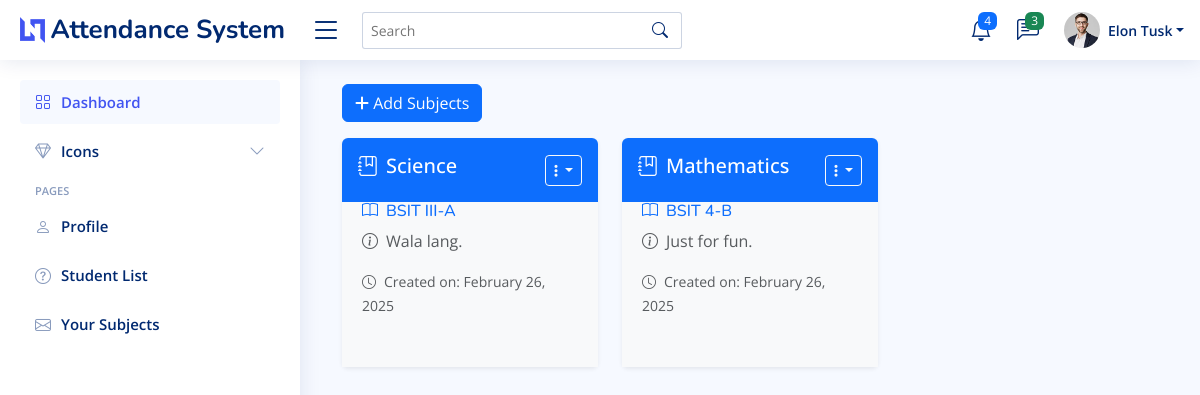
The page /teacher-subjects/ (signed in) on the database as committed earlier.
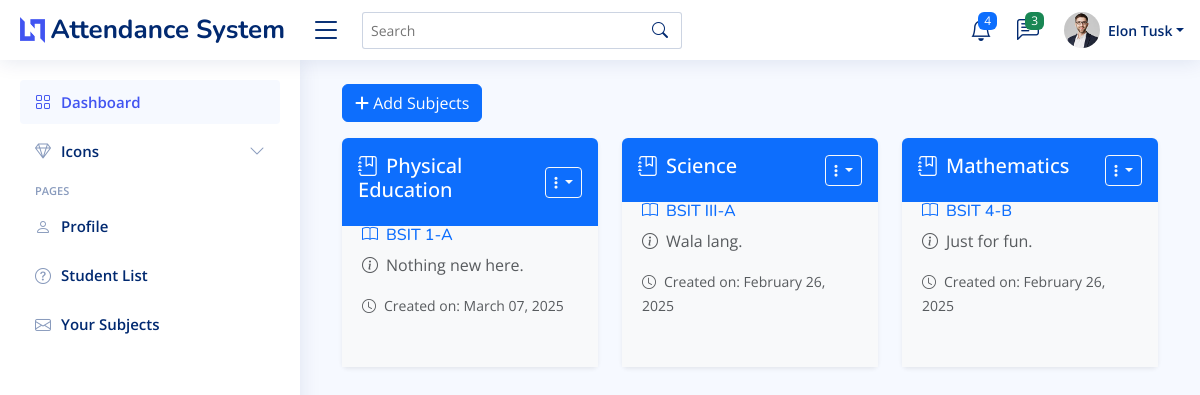
The same page on the database as committed later.
### myapp/models.py (models this page shows, shortened)
class Subject(models.Model):
    name = models.CharField(max_length=100)
    description = models.TextField(blank=True, null=True)
    course_year_section = models.CharField(max_length=100, default="default_course_year_section")
    teacher = models.ForeignKey(Teacher, on_delete=models.CASCADE, related_name="subjects")
    created_at = models.DateTimeField(auto_now_add=True)

### myapp/views.py (the view)
# urls.py: path("teacher-subjects/", views.teacher_subjects, name="teacher-subjects"),
def teacher_subjects(request):
    teacher_username = request.session.get('teacher_username')
    if not request.session.get('teacher_username'):
        return redirect('teacher-login')
    teacher = Teacher.objects.get(username= teacher_username)
    subjects = Subject.objects.filter(teacher=teacher).order_by('-created_at').values()
    return render(request, 'myapp/teacher_subjects.html', {'subjects': subjects})

### myapp/templates/myapp/teacher_subjects.html (shortened to what this page needs)
{% extends 'myapp/base.html' %}
{% load static %}
{% block content %}
<main id="main" class="main">
  <div class="container mt-1">
    <button type="button" class="btn btn-primary mb-3" data-bs-toggle="modal" data-bs-target="#verticalycentered">
      <i class="fa-solid fa-plus"></i> Add Subjects
    </button>
    <div class="row">
      {% for subject in subjects %}
      <div class="col-md-4 mb-4">
        <div class="card shadow-sm border-0 rounded h-100">
          <div class="d-flex align-items-center justify-content-between p-3 text-white fw-bold bg-primary rounded-top">
            <span class="h5"><i class="bi bi-journal-bookmark me-2"></i>{{ subject.name }}</span>
            <div class="dropdown">
              <button class="btn btn-outline-light btn-sm dropdown-toggle" type="button" data-bs-toggle="dropdown">
                <i class="fas fa-ellipsis-v"></i>
              </button>
            </div>
          </div>
          <div class="card-body bg-light text-dark">
            <h6 class="text-primary"><i class="bi bi-book me-2"></i>{{ subject.course_year_section }}</h6>
            <p class="text-muted"><i class="bi bi-info-circle me-2"></i>{{ subject.description|default:"No description available." }}</p>
            <small class="text-muted"><i class="bi bi-clock me-2"></i>Created on: {{ subject.created_at|date:"F d, Y" }}</small>
          </div>
        </div>
      </div>
      {% endfor %}
    </div>
  </div>
</main>
{% endblock %}

Rows that differ between the two databases and show on the page:
added Subject: name "Physical Education", course_year_section "BSIT 1-A", description "Nothing new here.", created_at "March 07, 2025"
